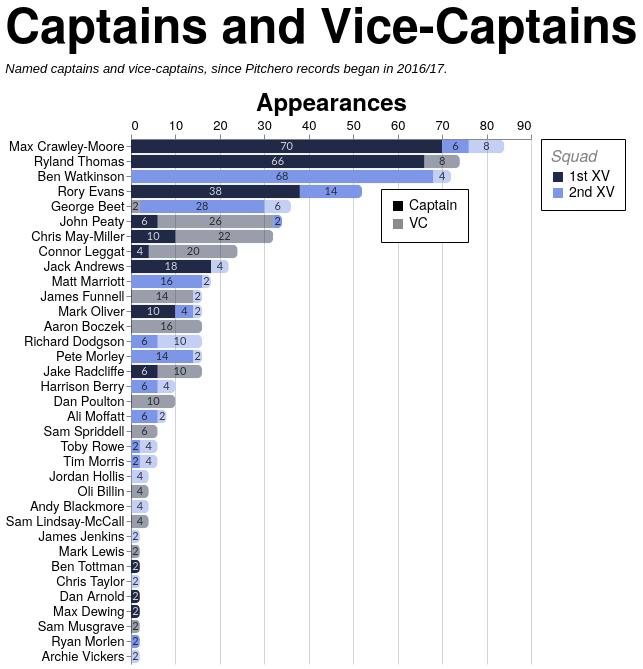

Vega-Lite specification stored for this chart:
### Vega-Lite specification from a JSON file in a GitHub repository (floating-point values rounded to 4 significant figures; data arrays with more than 128 entries replaced by an {"elided": "..."} marker saying what was removed)
{"config": {"axis": {"labelFont": "PT Sans Narrow, Helvetica Neue, Helvetica, Arial, sans-serif", "titleFont": "PT Sans Narrow, Helvetica Neue, Helvetica, Arial, sans-serif", "labelFontSize": 13, "titleFontSize": 24, "gridColor": "#202947", "gridOpacity": 0.2, "zindex": 1}, "text": {"font": "Lato, sans-serif"}, "bar": {"cornerRadiusEnd": 5}, "header": {"labelFont": "PT Sans Narrow, Helvetica Neue, Helvetica, Arial, sans-serif", "titleFont": "PT Sans Narrow, Helvetica Neue, Helvetica, Arial, sans-serif", "labelFontSize": 24, "titleFontSize": 28, "labelFontWeight": "bold", "orient": "left"}, "legend": {"labelFont": "PT Sans Narrow, Helvetica Neue, Helvetica, Arial, sans-serif", "titleFont": "PT Sans Narrow, Helvetica Neue, Helvetica, Arial, sans-serif", "labelFontSize": 14, "titleFontSize": 16, "titlePadding": 5, "fillColor": "white", "strokeColor": "black", "padding": 10, "titleFontWeight": "lighter", "titleFontStyle": "italic", "titleColor": "gray", "offset": 10}, "title": {"font": "PT Sans Narrow, Helvetica Neue, Helvetica, Arial, sans-serif", "fontSize": 48, "fontWeight": "bold", "anchor": "start", "align": "center", "titlePadding": 20, "subtitlePadding": 10, "subtitleFontSize": 13, "subtitleColor": "", "subtitleFontStyle": "italic", "offset": 15, "color": "black"}, "axisX": {"labelAngle": 0}, "facet": {"title": null, "header": null, "align": {"row": "each", "column": "each"}}, "resolve": {"scale": {"y": "independent", "facet": "independent"}}, "background": "transparent", "scale": {"offsetBandPaddingOuter": 0.2, "offsetBandPaddingInner": 0.1}, "view": {"stroke": null, "background": "transparent"}}, "layer": [{"mark": {"type": "bar"}, "encoding": {"color": {"field": "squad", "legend": {"labelExpr": "datum.value + ' XV'", "orient": "right", "title": "Squad"}, "scale": {"domain": ["1st", "2nd"], "range": ["#202946", "#7d96e8"]}, "sort": ["1st", "2nd"], "type": "nominal"}, "opacity": {"field": "role", "legend": {"legendX": 250, "legendY": 50, "orient": "none", "title": null}, "scale": {"domain": ["Captain", "VC"], "range": [1.0, 0.45]}, "sort": ["Captain", "VC"], "type": "nominal"}, "order": {"field": "stack_order", "sort": "ascending", "type": "quantitative"}, "tooltip": [{"field": "player", "title": "Player", "type": "nominal"}, {"field": "squad", "title": "Squad", "type": "nominal"}, {"field": "role", "title": "Role", "type": "nominal"}, {"field": "games_agg", "title": "Games", "type": "quantitative"}], "x": {"axis": {"orient": "top", "title": "Appearances"}, "field": "games_agg", "stack": "zero", "type": "quantitative"}, "y": {"field": "player", "sort": {"field": "player_total", "op": "max", "order": "descending"}, "title": null, "type": "nominal"}}, "transform": [{"aggregate": [{"op": "sum", "field": "games", "as": "games_agg"}, {"op": "max", "field": "player_total", "as": "player_total"}], "groupby": ["player", "squad", "role", "stack_order"]}]}, {"mark": {"type": "text", "align": "center", "baseline": "middle", "fontSize": 11, "opacity": 0.8}, "encoding": {"color": {"field": "label_color", "legend": null, "scale": null, "type": "nominal"}, "text": {"field": "games_agg", "format": ".0f", "type": "quantitative"}, "x": {"field": "x_mid", "type": "quantitative"}, "y": {"field": "player", "sort": {"field": "player_total", "op": "max", "order": "descending"}, "title": null, "type": "nominal"}}, "transform": [{"aggregate": [{"op": "sum", "field": "games", "as": "games_agg"}, {"op": "max", "field": "player_total", "as": "player_total"}], "groupby": ["player", "squad", "role", "stack_order"]}, {"groupby": ["player"], "stack": "games_agg", "sort": [{"field": "stack_order", "order": "ascending"}], "as": ["x0", "x1"]}, {"calculate": "(datum.x0 + datum.x1) / 2", "as": "x_mid"}, {"calculate": "datum.squad === '1st' && datum.role === 'Captain' ? '#ffffff' : '#111111'", "as": "label_color"}]}], "data": {"name": "data-e0cd803c6df9c3d64644b93bde20a1e1"}, "height": {"step": 15}, "title": {"text": "Captains and Vice-Captains", "subtitle": "Named captains and vice-captains, since Pitchero records began in 2016/17."}, "transform": [{"joinaggregate": [{"op": "sum", "field": "games", "as": "player_total"}], "groupby": ["player"]}], "width": 400, "$schema": "https://vega.github.io/schema/vega-lite/v5.20.1.json", "datasets": {"data-e0cd803c6df9c3d64644b93bde20a1e1": {"elided": "197 records"}}}
